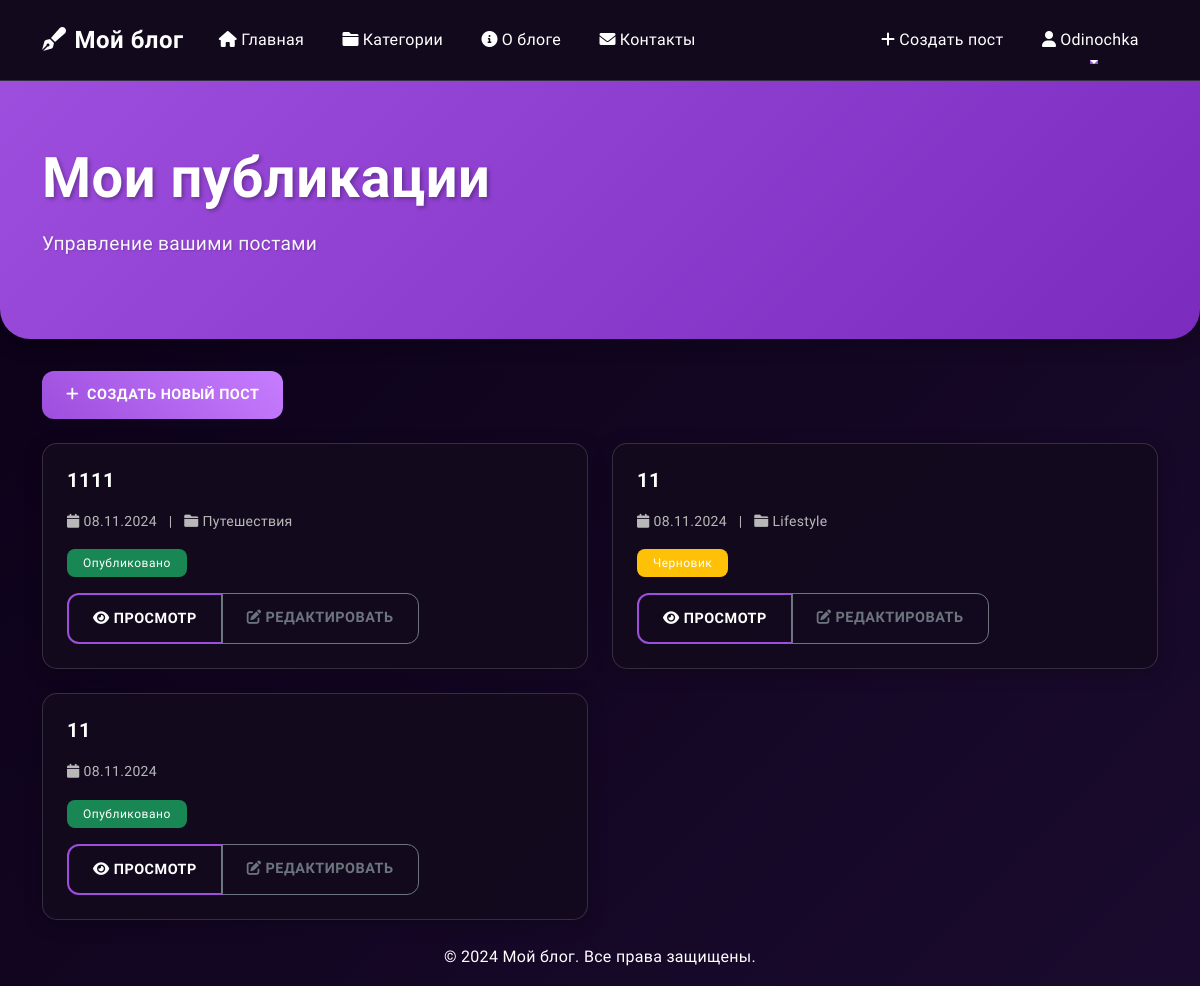
Screenshot of /blog/my-posts/ (signed in) with the database file from the repository.
### blog/models.py (models this page shows, shortened)
class Post(models.Model):
    title = models.CharField(max_length=200, verbose_name="Заголовок")
    content = RichTextField(verbose_name="Содержание")
    author = models.ForeignKey(User, on_delete=models.CASCADE, related_name='posts')
    category = models.ForeignKey(Category, on_delete=models.SET_NULL, null=True, related_name='posts')
    created_at = models.DateTimeField(auto_now_add=True)
    updated_at = models.DateTimeField(auto_now=True)
    is_published = models.BooleanField(default=False)
    thumbnail = models.ImageField(upload_to='post_thumbnails/', null=True, blank=True, verbose_name="Обложка поста")
    attachments = models.ManyToManyField('PostAttachment', blank=True, related_name='posts')
    views_count = models.PositiveIntegerField(default=0)
    is_locked = models.BooleanField(default=False, verbose_name="Заблокирован")
    class Meta:
        ordering = ['-created_at']
        verbose_name = "Пост"
        verbose_name_plural = "Посты"

class Category(models.Model):
    name = models.CharField(max_length=100, verbose_name="Название")
    slug = models.SlugField(unique=True, blank=True)
    description = models.TextField(verbose_name="Описание")
    icon = models.CharField(max_length=50, default="fa-folder")
    class Meta:
        verbose_name = "Категория"
        verbose_name_plural = "Категории"

### blog/views.py (the view)
# urls.py: path('my-posts/', views.my_posts, name='my_posts'),
@login_required
def my_posts(request):
    posts = Post.objects.filter(author=request.user)
    return render(request, 'blog/my_posts.html', {'posts': posts})

### blog/templates/blog/my_posts.html (shortened to what this page needs)
{% extends 'base.html' %}
{% block content %}
<div class="hero-section">
    <div class="container">
        <h1 class="display-4">Мои публикации</h1>
        <p class="lead">Управление вашими постами</p>
    </div>
</div>
<div class="container">
    <div class="mb-4">
        <a href="{% url 'blog:create_post' %}" class="btn btn-primary">
            <i class="fas fa-plus me-2"></i>Создать новый пост
        </a>
    </div>
    <div class="row">
        {% for post in posts %}
        <div class="col-md-6 mb-4">
            <div class="card h-100">
                <div class="card-body">
                    <h5 class="card-title">{{ post.title }}</h5>
                    <p class="card-text text-muted">
                        <small>
                            <i class="fas fa-calendar me-1"></i>{{ post.created_at|date:"d.m.Y" }}
                            {% if post.category %}
                            <span class="mx-2">|</span>
                            <i class="fas fa-folder me-1"></i>{{ post.category.name }}
                            {% endif %}
                        </small>
                    </p>
                    <p class="card-text">
                        <span class="badge {% if post.is_published %}bg-success{% else %}bg-warning{% endif %}">
                            {% if post.is_published %}Опубликовано{% else %}Черновик{% endif %}
                        </span>
                    </p>
                    <div class="btn-group">
                        <a href="{% url 'blog:post_detail' pk=post.pk %}" class="btn btn-outline-primary">
                            <i class="fas fa-eye me-1"></i>Просмотр
                        </a>
                        <a href="{% url 'blog:edit_post' pk=post.pk %}" class="btn btn-outline-secondary">
                            <i class="fas fa-edit me-1"></i>Редактировать
                        </a>
                    </div>
                </div>
            </div>
        </div>
        {% endfor %}
    </div>
</div>
{% endblock %}

### templates/base.html (shortened to what this page needs)
{% load static %}
<!DOCTYPE html>
<html lang="ru">
<head>
    <link href="https://cdn.jsdelivr.net/npm/bootstrap@5.3.0/dist/css/bootstrap.min.css" rel="stylesheet">
    <link href="https://cdnjs.cloudflare.com/ajax/libs/font-awesome/6.0.0/css/all.min.css" rel="stylesheet">
    <link rel="stylesheet" href="https://cdnjs.cloudflare.com/ajax/libs/animate.css/4.1.1/animate.min.css"/>
    <link href="{% static 'css/style.css' %}" rel="stylesheet">
</head>
<body>
    <nav class="navbar navbar-expand-lg navbar-dark">
        <div class="container">
            <a class="navbar-brand" href="{% url 'blog:home' %}">
                <i class="fas fa-pen-fancy me-2"></i>Мой блог
            </a>
            <div class="collapse navbar-collapse" id="navbarNav">
                <ul class="navbar-nav me-auto">
                    <li class="nav-item">
                        <a class="nav-link" href="{% url 'blog:home' %}">
                            <i class="fas fa-home me-1"></i>Главная
                        </a>
                    </li>
                    <li class="nav-item">
                        <a class="nav-link" href="{% url 'blog:categories' %}">
                            <i class="fas fa-folder me-1"></i>Категории
                        </a>
                    </li>
                    <li class="nav-item">
                        <a class="nav-link" href="{% url 'blog:about' %}">
                            <i class="fas fa-info-circle me-1"></i>О блоге
                        </a>
                    </li>
                    <li class="nav-item">
                        <a class="nav-link" href="{% url 'blog:contact' %}">
                            <i class="fas fa-envelope me-1"></i>Контакты
                        </a>
                    </li>
                </ul>
                <ul class="navbar-nav">
                    {% if user.is_authenticated %}
                    <li class="nav-item">
                        <a class="nav-link" href="{% url 'blog:create_post' %}">
                            <i class="fas fa-plus me-1"></i>Создать пост
                        </a>
                    </li>
                    <li class="nav-item dropdown">
                        <a class="nav-link dropdown-toggle" href="#" id="userDropdown" role="button" data-bs-toggle="dropdown">
                            <i class="fas fa-user me-1"></i>{{ user.username }}
                        </a>
                    </li>
                    {% else %}
                    <li class="nav-item">
                        <a class="nav-link" href="{% url 'login' %}">
                            <i class="fas fa-sign-in-alt me-1"></i>Войти
                        </a>
                    </li>
                    {% endif %}
                </ul>
            </div>
        </div>
    </nav>
    <main class="flex-grow-1">
        {% block content %}{% endblock %}
    </main>
    <footer class="footer mt-auto">
        <div class="container">
            <p class="text-center">&copy; 2024 Мой блог. Все права защищены.</p>
        </div>
    </footer>
</body>
</html>

### static/css/style.css (style rules this page uses)
:root { --primary-color: #9D4EDD; --secondary-color: #7B2CBF; --accent-color: #C77DFF; --background-color: #0A0015; --card-bg: rgba(20, 10, 30, 0.95); --text-color: #FFFFFF; --text-muted: #B8B8B8; --link-color: #E0AAFF; --hover-color: #F3D1FF; --border-color: rgba(255, 255, 255, 0.15); --input-bg: rgba(30, 15, 45, 0.95); }
body { font-family: 'Quicksand', sans-serif; background: linear-gradient(135deg, var(--background-color), #1A0B2E); color: var(--text-color); min-height: 100vh; line-height: 1.6; letter-spacing: 0.3px; }
.navbar { background: var(--card-bg) !important; backdrop-filter: blur(10px); border-bottom: 1px solid var(--border-color); padding: 1rem; transition: all 0.3s ease; }
.navbar-brand { color: var(--text-color) !important; font-weight: 700; font-size: 1.5rem; letter-spacing: 0.5px; }
.nav-link { color: var(--text-color) !important; font-weight: 500; padding: 0.7rem 1.2rem !important; border-radius: 12px; transition: all 0.3s ease; position: relative; overflow: hidden; }
.nav-link::after { content: ''; position: absolute; bottom: 0; left: 50%; width: 0; height: 2px; background: var(--primary-color); transition: all 0.3s ease; transform: translateX(-50%); }
.card { background: var(--card-bg); border: 1px solid var(--border-color); border-radius: 15px; box-shadow: 0 4px 20px rgba(0, 0, 0, 0.2); transition: all 0.3s cubic-bezier(0.4, 0, 0.2, 1); }
.card-body { padding: 1.5rem; }
.card-title { color: var(--text-color); font-weight: 600; margin-bottom: 1rem; letter-spacing: 0.5px; }
.card-text { color: var(--text-muted); }
.btn { padding: 0.8rem 1.5rem; border-radius: 12px; font-weight: 600; letter-spacing: 0.5px; transition: all 0.3s cubic-bezier(0.4, 0, 0.2, 1); text-transform: uppercase; font-size: 0.9rem; position: relative; overflow: hidden; z-index: 1; }
.btn::before { content: ''; position: absolute; top: 0; left: 0; width: 100%; height: 100%; background: linear-gradient(45deg, var(--primary-color), var(--accent-color)); opacity: 0; z-index: -1; transition: opacity 0.3s ease; }
.btn-primary { background: linear-gradient(45deg, var(--primary-color), var(--accent-color)); border: none; color: white !important; }
.btn-outline-primary { border: 2px solid var(--primary-color); color: var(--text-color) !important; background: transparent; }
.hero-section { background: linear-gradient(135deg, var(--primary-color), var(--secondary-color)); padding: 4rem 0; margin-bottom: 2rem; border-radius: 0 0 30px 30px; box-shadow: 0 4px 20px rgba(0, 0, 0, 0.3); }
.hero-section h1 { color: white; font-weight: 700; margin-bottom: 1rem; text-shadow: 2px 2px 4px rgba(0, 0, 0, 0.3); }
.hero-section .lead { color: rgba(255, 255, 255, 0.95); font-size: 1.2rem; text-shadow: 1px 1px 2px rgba(0, 0, 0, 0.2); }
.badge { padding: 0.5rem 1rem; border-radius: 8px; font-weight: 500; letter-spacing: 0.5px; }
h1, h2, h3, h4, h5, h6 { color: var(--text-color); font-weight: 600; letter-spacing: 0.5px; }
.text-muted { color: var(--text-muted) !important; }
a { color: var(--link-color); text-decoration: none; transition: all 0.3s ease; }
.form-control, .btn { transition: all 0.3s cubic-bezier(0.4, 0, 0.2, 1); }
.navbar { backdrop-filter: blur(10px); transition: all 0.3s ease; }
.nav-link { position: relative; overflow: hidden; }
.card { transition: all 0.3s cubic-bezier(0.4, 0, 0.2, 1); }
.btn { position: relative; overflow: hidden; z-index: 1; }

### rows the page displays
Post: title "1111", created_at "08.11.2024", category.name "Путешествия", is_published "Опубликовано"
Post: title "11", created_at "08.11.2024", category.name "Lifestyle", is_published "Черновик"
Post: title "11", created_at "08.11.2024", is_published "Опубликовано"

### other values shown
{{ user.username }} "Odinochka"
